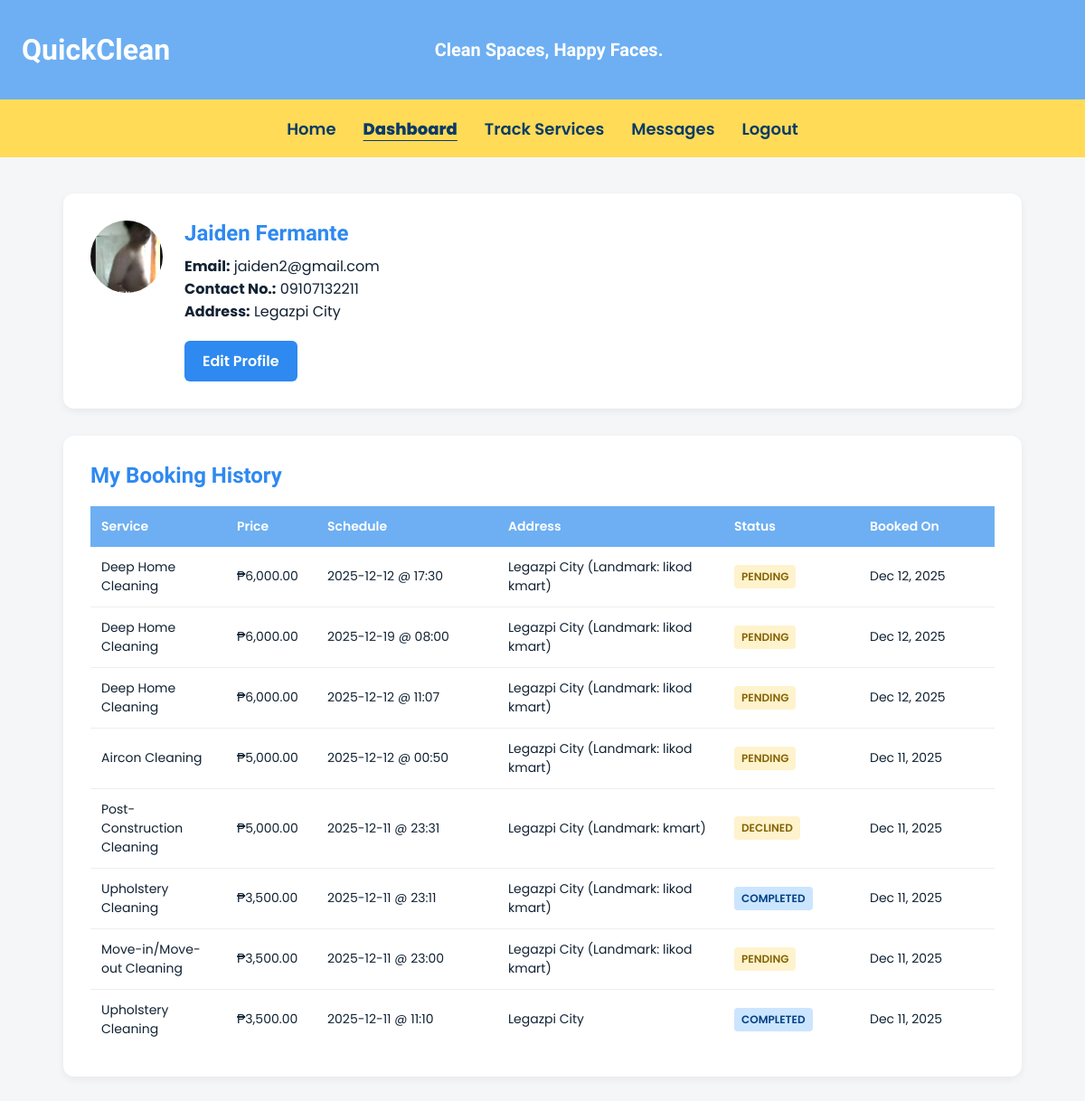
Screenshot of /Customer/user_page.php (signed in) with the database file from the repository.
### tables this page shows
CREATE TABLE `user` (
  `user_id` int(11) NOT NULL,
  `name` varchar(50) NOT NULL,
  `email` varchar(50) NOT NULL,
  `password` varchar(255) NOT NULL,
  `profile_pic` varchar(255) NOT NULL,
  `address` varchar(100) DEFAULT NULL,
  `contact_num` varchar(50) DEFAULT NULL,
  `role` enum('admin','customer','cleaner','') NOT NULL,
  `date_created` timestamp NOT NULL DEFAULT current_timestamp(),
  `last_updated` timestamp NOT NULL DEFAULT current_timestamp() ON UPDATE current_timestamp()
);

CREATE TABLE `bookings` (
  `booking_id` int(11) NOT NULL,
  `user_id` int(11) NOT NULL,
  `service_id` int(11) NOT NULL,
  `service_name` varchar(100) NOT NULL,
  `price` decimal(10,2) DEFAULT NULL,
  `date` date NOT NULL,
  `time` varchar(50) DEFAULT NULL,
  `extras` text DEFAULT NULL,
  `name` varchar(100) NOT NULL,
  `phone` varchar(20) NOT NULL,
  `email` varchar(100) DEFAULT NULL,
  `address` text NOT NULL,
  `notes` text DEFAULT NULL,
  `status` enum('pending','accepted','declined') DEFAULT 'pending',
  `created_at` timestamp NULL DEFAULT current_timestamp()
);

CREATE TABLE `transactions` (
  `transaction_id` int(11) NOT NULL,
  `booking_id` int(11) NOT NULL,
  `customer_name` varchar(100) NOT NULL,
  `service_name` varchar(100) NOT NULL,
  `date` date NOT NULL,
  `time` varchar(50) DEFAULT NULL,
  `address` text DEFAULT NULL,
  `phone` varchar(20) DEFAULT NULL,
  `email` varchar(100) DEFAULT NULL,
  `status` enum('on the way','completed') DEFAULT 'on the way',
  `action_date` timestamp NULL DEFAULT current_timestamp(),
  `proof_image` varchar(255) DEFAULT NULL,
  `completed_at` timestamp NULL DEFAULT NULL
);

### Customer/user_page.php (the view, shortened to what this page needs)
<?php
$host = "localhost";
$user = "root";
$pass = "";
$db   = "quickclean";
$conn = mysqli_connect($host, $user, $pass, $db);
$user_id = $_SESSION['user_id'];
$stmt = $conn->prepare("SELECT user_id, name, email, address, contact_num, profile_pic FROM user WHERE user_id = ?");
$stmt->bind_param("i", $user_id);
$stmt->execute();
$user_data = $stmt->get_result()->fetch_assoc();
$stmt = $conn->prepare("SELECT
    b.booking_id,
    b.service_name,
    b.price,
    b.date,
    b.time,
    b.status AS booking_status,
    t.status AS transaction_status,
    b.created_at,
    b.address,
    b.phone,
    b.email
    FROM bookings b
    LEFT JOIN transactions t ON b.booking_id = t.booking_id
    WHERE b.user_id = ?
    ORDER BY b.created_at DESC");
$stmt->bind_param("i", $user_id);
$stmt->execute();
$bookings = $stmt->get_result();
?>
<!DOCTYPE html>
<html lang="en">
<head>
</head>
<body>
<header class="site-header">
  <div class="header-inner">
    <div class="logo-text">QuickClean</div>
    <div class="tagline">Clean Spaces, Happy Faces.</div>
  </div>
</header>
<nav class="nav-bar">
  <ul class="nav-list">
    <li><a href="customer-home.php" class="nav-link">Home</a></li>
    <li><a href="user_page.php" class="nav-link active">Dashboard</a></li>
    <li><a href="tracking.php" class="nav-link">Track Services</a></li>
    <li><a href="messages.php" class="nav-link">Messages</a></li>
    <li><a href="logout.php" class="nav-link">Logout</a></li>
  </ul>
</nav>
<div class="main-container">
    <div class="profile-wrap">
      <div class="profile">
        <div class="avatar">
          <?php
            if (!empty($user_data['profile_pic']) && file_exists("uploads/".$user_data['profile_pic'])) {
                echo '<img src="uploads/'.htmlspecialchars($user_data['profile_pic']).'" style="width:100%;height:100%;object-fit:cover;">';
            } else {
                echo strtoupper(substr($user_data['name'] ?? 'U',0,1));
            }
          ?>
        </div>
        <div>
          <h2 class="dashboard-title"><?php echo htmlspecialchars($user_data['name']); ?></h2>
          <div><strong>Email:</strong> <?php echo htmlspecialchars($user_data['email']); ?></div>
          <div><strong>Contact No.:</strong> <?php echo htmlspecialchars($user_data['contact_num']); ?></div>
          <div><strong>Address:</strong> <?php echo htmlspecialchars($user_data['address']); ?></div>
          <a href="edit_profile.php" class="edit-btn">Edit Profile</a>
        </div>
      </div>
    </div>
    <div class="bookings-wrap">
      <h2 class="section-title">My Booking History</h2>
      <?php if ($bookings->num_rows > 0): ?>
      <table>
        <thead>
            <tr>
                <th style="width: 15%;">Service</th>
                <th style="width: 10%;">Price</th>
                <th style="width: 20%;">Schedule</th>
                <th style="width: 25%;">Address</th>
                <th style="width: 15%;">Status</th>
                <th style="width: 15%;">Booked On</th>
            </tr>
        </thead>
        <tbody>
        <?php while ($b = $bookings->fetch_assoc()):
            if (!empty($b['transaction_status'])) {
                $finalStatus = $b['transaction_status'];
            } else {
                $finalStatus = $b['booking_status'];
            }
            $statusClass = 'status-pending';
            $s = strtolower($finalStatus);
            if(strpos($s, 'confirm') !== false || strpos($s, 'accept') !== false) {
                 $statusClass = 'status-confirmed';
            }
            elseif(strpos($s, 'cancel') !== false) {
                 $statusClass = 'status-cancelled';
            }
            elseif(strpos($s, 'complet') !== false) {
                 $statusClass = 'status-completed';
            }
            elseif(strpos($s, 'way') !== false) {
                 $statusClass = 'status-ontheway';
            }
        ?>
          <tr>
            <td><?php echo htmlspecialchars($b['service_name']); ?></td>
            <td>₱<?php echo number_format($b['price'],2); ?></td>
            <td><?php echo htmlspecialchars($b['date'] . ' @ ' . $b['time']); ?></td>
            <td><?php echo nl2br(htmlspecialchars($b['address'])); ?></td>
            <td>
                <span class="status-badge <?php echo $statusClass; ?>">
                    <?php echo htmlspecialchars($finalStatus); ?>
                </span>
            </td>
            <td><?php echo htmlspecialchars(date('M j, Y', strtotime($b['created_at']))); ?></td>
          </tr>
        <?php endwhile; ?>
        </tbody>
      </table>
      <?php else: ?>
        <p style="text-align:center; padding: 20px; color: #666;">You haven't made any bookings yet.</p>
      <?php endif; ?>
    </div>
</div>
</body>
</html>

### Customer/user_page.php (style rules this page uses)
:root { --brand-blue: #6DAFF2; --nav-yellow: #FFDB58; --text-blue: #2E89F0; --header-height: 110px; --nav-height: 64px; --max-content-width: 1360px; }
* { box-sizing: border-box; }
body { font-family:"Poppins",sans-serif; background:#f4f6f8; margin:0; color:#123; }
.site-header { background:var(--brand-blue); height:var(--header-height); display:flex; align-items:center; }
.header-inner { width:100%; max-width:var(--max-content-width); margin:0 auto; display:flex; align-items:center; justify-content:space-between; padding:12px 24px; }
.logo-text { font-family:'Baloo 2'; font-size:32px; color:white; font-weight:800; min-width:150px; }
.tagline { font-family:'Baloo 2'; color:#fff; font-weight:600; font-size:20px; flex-grow:1; text-align:center; padding:0 20px; }
.nav-bar { background:var(--nav-yellow); height:var(--nav-height); display:flex; align-items:center; }
.nav-list { display:flex; justify-content:center; gap:30px; list-style:none; width:100%; margin:0; padding:0; }
.nav-link { color:#0b3b66; text-decoration:none; font-weight:600; font-size:18px; }
.nav-link.active { text-decoration:underline; text-underline-offset:6px; font-weight:800; }
.main-container { max-width: 1100px; margin: 40px auto; padding: 0 20px; }
.profile-wrap { background:#fff; padding:30px; border-radius:12px; box-shadow:0 3px 8px rgba(0,0,0,0.06); margin-bottom: 30px; }
.profile { display:flex; gap:24px; align-items:flex-start; }
.avatar { width:80px; height:80px; border-radius:50%; background:#ddd; display:flex; justify-content:center; align-items:center; font-weight:700; font-size:24px; overflow:hidden; }
.dashboard-title { font-family:"Baloo 2"; color:var(--text-blue); margin:0 0 10px 0; }
.edit-btn { margin-top:20px; padding:10px 20px; background:var(--text-blue); color:#fff; border:none; border-radius:6px; cursor:pointer; font-weight:600; text-decoration:none; display:inline-block; transition: background 0.2s; }
.bookings-wrap { background:#fff; padding:30px; border-radius:12px; box-shadow:0 3px 8px rgba(0,0,0,0.06); }
.section-title { font-family: "Baloo 2"; color: var(--text-blue); margin-top: 0; font-size: 24px; }
table { width:100%; border-collapse:collapse; table-layout: fixed; margin-top: 15px; }
th,td { padding:12px; border-bottom:1px solid #eee; text-align:left; word-wrap: break-word; font-size: 14px; }
th { background:var(--brand-blue); color: white; font-weight: 600; border-bottom: none; }
tr:last-child td { border-bottom: none; }
.status-badge { padding: 4px 8px; border-radius: 4px; font-size: 12px; font-weight: 600; text-transform: uppercase; display: inline-block; }
.status-pending { background: #fff3cd; color: #856404; }
.status-completed { background: #cce5ff; color: #004085; }

### rows the page displays
user: profile_pic (picture), name "Jaiden Fermante", email "jaiden2@gmail.com", contact_num "09107132211", address "Legazpi City"
bookings: service_name "Deep Home Cleaning", price "6,000.00", date+time "2025-12-12 @ 17:30", address "Legazpi City (Landmark: likod kmart)", status "PENDING", created_at "Dec 12, 2025"
bookings: service_name "Deep Home Cleaning", price "6,000.00", date+time "2025-12-19 @ 08:00", address "Legazpi City (Landmark: likod kmart)", status "PENDING", created_at "Dec 12, 2025"
bookings: service_name "Deep Home Cleaning", price "6,000.00", date+time "2025-12-12 @ 11:07", address "Legazpi City (Landmark: likod kmart)", status "PENDING", created_at "Dec 12, 2025"
bookings: service_name "Aircon Cleaning", price "5,000.00", date+time "2025-12-12 @ 00:50", address "Legazpi City (Landmark: likod kmart)", status "PENDING", created_at "Dec 11, 2025"
bookings: service_name "Post-Construction Cleaning", price "5,000.00", date+time "2025-12-11 @ 23:31", address "Legazpi City (Landmark: kmart)", status "DECLINED", created_at "Dec 11, 2025"
transactions: booking.service_name "Upholstery Cleaning", booking.price "3,500.00", booking.time "2025-12-11 @ 23:11", booking.address "Legazpi City (Landmark: likod kmart)", status "COMPLETED", booking.created_at "Dec 11, 2025"
bookings: service_name "Move-in/Move-out Cleaning", price "3,500.00", date+time "2025-12-11 @ 23:00", address "Legazpi City (Landmark: likod kmart)", status "PENDING", created_at "Dec 11, 2025"
transactions: booking.service_name "Upholstery Cleaning", booking.price "3,500.00", booking.time "2025-12-11 @ 11:10", booking.address "Legazpi City", status "COMPLETED", booking.created_at "Dec 11, 2025"
